Frame 1 (no input): blank canvas, image omitted
Frame 60 (the mouse pressed at the canvas centre just before this capture): blank canvas, image omitted
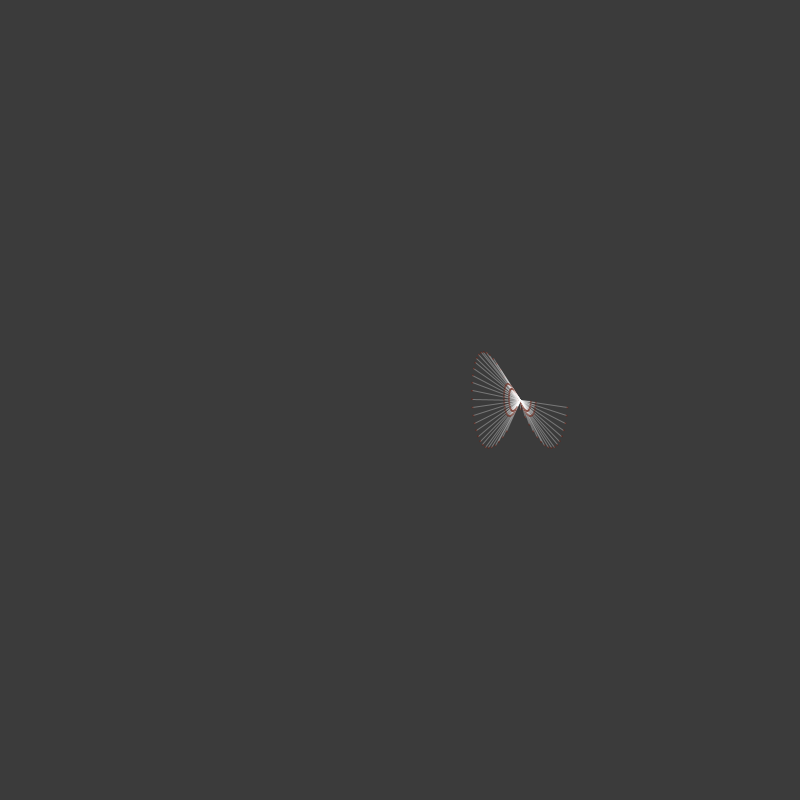
Frame 120 (the mouse held since frame 60 and released just before this capture)

The Processing sketch whose frames 1 and 60 were blank and that drew this single picture after the mouse press (run headless with seeded random() and noise(); from frame 60 on, the mouse is pressed at the canvas centre):

// Processing sketch: processing_141812
// ── processing_141812.pde

Fluff[] fluffs;
//float blow;
 
void setup() {
  frameRate(15);
  size(800, 800);
  //size
  background(59,59,59);
  fluffs = new Fluff[0];
  //declaring Fluff
  
}

void draw() {
  background(59,59,59);
  //blow = map(mouseX, 0, width, -1, 1);
  for (int i=0; i<fluffs.length; i++) {
    fluffs[i].move();
    fluffs[i].display();
    //fluffs[i].cx=fluffs[i].cx+blow; //command to create and make movement
  }
}

void mousePressed() {  //when clicked, create new Fluff
  Fluff myFluff = new Fluff(mouseX, mouseY);
  fluffs = (Fluff[]) append(fluffs, myFluff);
 
}

class Fluff {
  
  int howMany;
  int numLegs;
  int cx;
  int cy;
  int speed;
  int legLength;
  int rotated;
  int transparency;
  int redtransparency;
  int []legLengthList;
  int []numLegsList;
  
  Fluff(int centerX, int centerY) {
    
    cx = centerX;
    cy = centerY;
    howMany = int(random(2,4));
    legLength = int(random(5,40));
    rotated = int(random(2,10));
    speed = int(random(2,5));
    transparency = int(random(10,90));
    redtransparency = int(random(100,200));
    legLengthList = new int[legLength];
    numLegsList = new int[howMany];
   
    
    
    for(int i=0; i<howMany; i++)
    {
      numLegs = int(random(5,110));
      legLength = int(random(10,80));
      legLengthList[i] = legLength;
      numLegsList[i] = numLegs;
    }
  }
  
  void display() {
    
    ellipseMode(CENTER);
    stroke(255);
    for(int i=0; i<howMany; i++) {
      legLength = legLengthList[i];
      numLegs = numLegsList[i];
    for (int j = 0; j < 50; j++) {
      float legW = cx + cos(radians (5*j+rotated)) * legLength;
      float legX = cy+ sin(radians (10* j+rotated))* legLength;
      
      
       
      fill(255,transparency);
      ellipse(cx, cy, 1, 1);
      //fill(255,transparency);
      //ellipse(cx, cy - 25, 1,1);
  
      stroke(255,transparency);
      line(cx, cy, legW, legX);
      //ellipse(legX, legX, radius, radius);
      
   if (legLength < 50) {
     fill(103,29,15,redtransparency);
     noStroke();
     ellipseMode(CENTER);
     ellipse(legW,legX,2,2);
  }
   else {
  }

    }
    }
  }
  
  
  void move() {
    if (cx < width+50) {
      cx = cx+ speed;
    }
    else{
     cx = -50;
    }
     
    if(cy < -50){
     cy = height +50;
       
    }
     
    else if(cy > height+50){
      cy = -50;
    }
     
    for(int i=0; i<howMany; i++)
    {
    }

  } 
}
